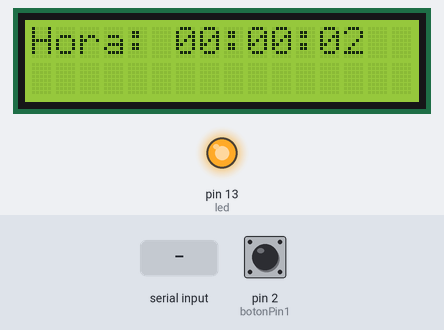
This sketch was run on a simulated Arduino Uno, built with avr-gcc and run on an emulated ATmega328P. Shown: 16×2 character LCD, output pins drawn as LEDs (lit = HIGH). The inputs (shaded band) are chosen by the test bench; at power-on: pin 2 (botonPin1) LOW.

Above: at 1.2 s.
1.3 s: "90,45,200\n" received over Serial
At 5.0 s:
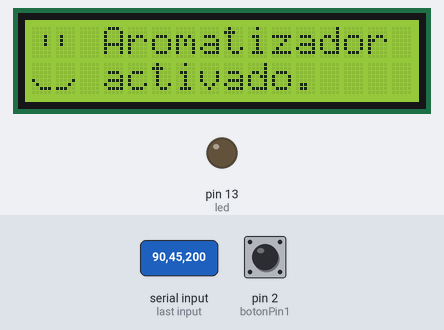
At 6.5 s:
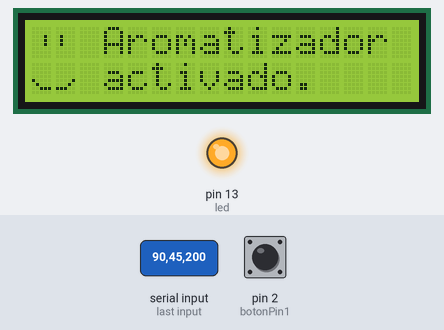
Timing chart, 0 to 8.0 s (numbered marks = the images above; inputs shaded):
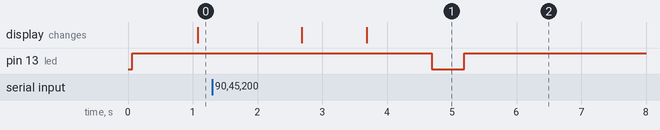

The sketch:

grupo_7_tp1.ino
```cpp
// C++ code
// (descargar archivo ino)
// ingresar hora por monitor en serie
// informe y repositorio github + imagen del circuito + archivo ino
#include <LiquidCrystal.h>
int minutos = 0;
int segundos = 0;
int horas = 0 ;
int intervaloPerfume = 10000 ; // esta en 10k por la prueba
int variableMillis=0;
int led = 13;
int estadoBoton1 = 0;
const int botonPin1 = 2;

LiquidCrystal lcd(8, 9, 4, 5, 6, 7);

byte caritaA[8] =  {B00000,
                   B00000,
                   B00000,
                   B00000,
                   B00001,
                   B00010,
                   B11100,
                   B00000};
byte caritaB[8] = {B00000,
                   B00000,
                   B00000,
                   B00000,
                   B10000,
                   B01000,
                   B00111,
                   B00000};
byte caritaC[8] = {B00000,
                   B00000,
                   B00010,
                   B00010,
                   B00010,
                   B00000,
                   B00000,
                   B00000};
byte caritaD[8] = {B00000,
                   B00000,
                   B01000,
                   B01000,
                   B01000,
                   B00000,
                   B00000,
                   B00000};


void setup()
{
  // creo caracteres especiales
  lcd.createChar(0, caritaA);
  lcd.createChar(1, caritaB);
  lcd.createChar(2, caritaC);
  lcd.createChar(3, caritaD);

  //arranco comunicacion en serie
  Serial.begin(9600);
  while (!Serial) {
    ; // espero a que el puerto serie esté listo
  }
  lcd.begin(16, 2);
  lcd.setCursor(0,0);

  // configuro el led
  pinMode(led, OUTPUT);
  digitalWrite(led, HIGH);

   // configuro el pin del botón como entrada
  pinMode(botonPin1, INPUT);

}


void loop() {

  if (Serial.available()) {//datos qur se van a leer desde la comunicacion en serie
        delay(600);  //se asegura de que los caract se lean antes de intentar leerlos

        // utilizamos parseInt para leer un numero entero desde la comunicacion en serie.
        int nuevaHora = Serial.parseInt();
        int nuevosMin = Serial.parseInt();
        int nuevosSeg = Serial.parseInt();

        horas = nuevaHora;
        minutos = nuevosMin;
        segundos=nuevosSeg;
    }


   segundos++;
  if(segundos>59){
    minutos++;
    segundos=0;
  }
  if(minutos>59){
    horas++;
    minutos=0;
    segundos=0;
  }
  if(horas>=24)
  {
    horas=0;
    minutos=0;
    segundos=0;
  }

  lcd.clear();
  lcd.print("Hora:");
  lcd.print(" ");

  if(horas<10){
    lcd.print("0");
  }
  lcd.print(horas);
  lcd.print(":");
  if(minutos<10){
    lcd.print("0");
  }

  lcd.print(minutos);

  lcd.print(":");

  if(segundos<10){
    lcd.print("0");
  }
  lcd.print(segundos);
  lcd.setCursor(0,1);
  delay(1000); // error, comentar solución en el informe (millis)

  // activacion automatica cada 10 seg para probarlo

  if(segundos%10==0){
    mensajePerfume();
    activarPerfume();
  }

  // activacion manual
  estadoBoton1 = digitalRead(botonPin1);
  if (estadoBoton1 == HIGH) {
    mensajePerfume();
    activarPerfume();
  }
}

// funcion q envia el mensaje e imprime carita
void mensajePerfume(){
  lcd.clear();
  	lcd.setCursor(3,0);
  	lcd.print("Aromatizador");
  	lcd.setCursor(0,0);
  	lcd.write(byte(2));
  	lcd.setCursor(0,1);
  	lcd.write(byte(1));
  	lcd.setCursor(1,0);
  	lcd.write(byte(3));
  	lcd.setCursor(1,1);
  	lcd.write(byte(0));
 	lcd.setCursor(3,1);
  	lcd.print("activado.");
  	delay(500);
 }

// funcion que activa el aromatizador
void activarPerfume(){
  mensajePerfume();
  digitalWrite(led, LOW);
  delay(500);
  digitalWrite(led, HIGH);
}


     /*
PIN	FUNCIÓN
Analog 0	Button(select, up, right, down and left)
Digital 4	DB4
Digital 5	DB5
Digital 6	DB6
Digital 7	DB7
Digital 8	RS (Data or signal Display Selection)
Digital 9	Enable
Digital 10	Backlit Control
*/
```

Measured:
- after the input at 1.3 s, pin 13 (led): HIGH → LOW after 3.4 s instead of 9.8 s
